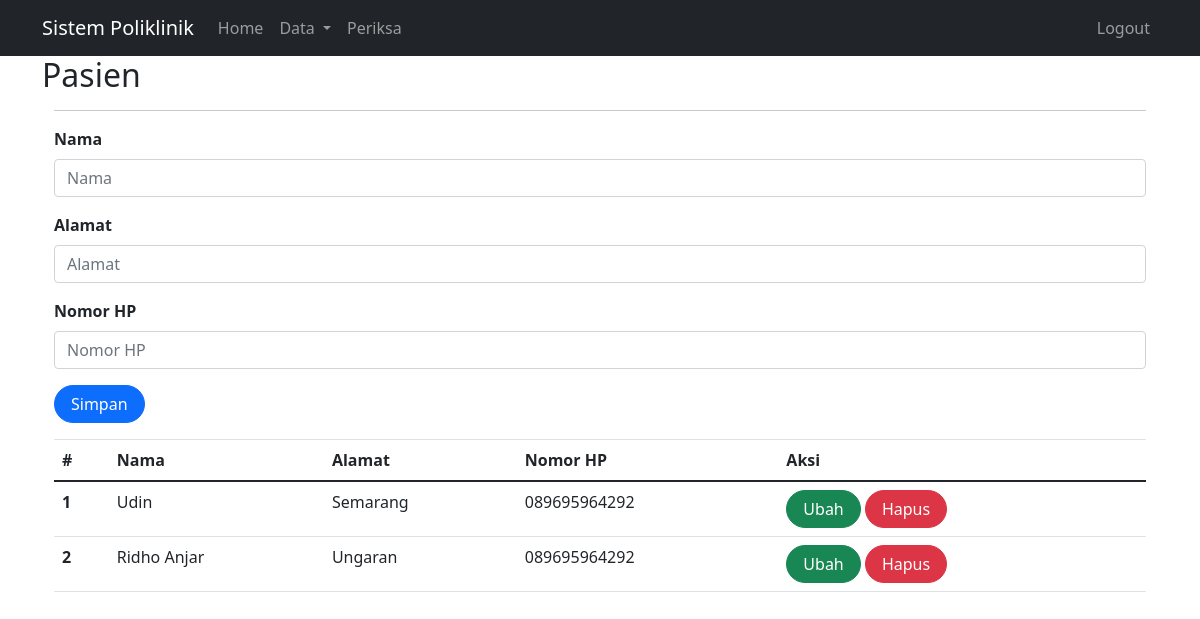
Page /index.php?page=pasien (signed in) on the committed database.
### tables this page shows
CREATE TABLE `pasien` (
  `id` int(11) NOT NULL,
  `nama` varchar(255) DEFAULT NULL,
  `alamat` varchar(255) DEFAULT NULL,
  `no_hp` varchar(50) DEFAULT NULL
);

### pasien.php (the view, shortened to what this page needs)
<?php
include_once("koneksi.php");
?>
<!DOCTYPE html>
<html lang="en">
<head>
    <link rel="stylesheet" href="assets/css/bootstrap.css">
    <link href="https://cdn.jsdelivr.net/npm/bootstrap@5.0.2/dist/css/bootstrap.min.css"
    rel="stylesheet"
>
</head>
<body class="body">
<div class="container">
    <hr>
    <form class="form row" method="POST" action="" name="myForm" onsubmit="return validate();">
        <?php
        $nama = '';
        $alamat = '';
        $no_hp = '';
        ?>
        <div class="form-group">
            <label for="inputNama" class="form-label fw-bold">
                Nama
            </label>
            <input type="text" class="form-control" name="nama" id="inputNama" placeholder="Nama" value="<?php echo $nama; ?>">
        </div>
        <div class="form-group">
            <label for="inputAlamat" class="form-label fw-bold">
                Alamat
            </label>
            <input type="text" class="form-control" name="alamat" id="inputAlamat" placeholder="Alamat" value="<?php echo $alamat; ?>">
        </div>
        <div class="form-group">
            <label for="inputNoHP" class="form-label fw-bold">
                Nomor HP
            </label>
            <input type="text" class="form-control" name="no_hp" id="inputNoHP" placeholder="Nomor HP" value="<?php echo $no_hp; ?>">
        </div>
        <div class="form-group">
            <button type="submit" class="btn btn-primary rounded-pill px-3" name="simpan">Simpan</button>
        </div>
    </form>
    <table class="table table-hover">
        <thead>
            <tr>
                <th scope="col">#</th>
                <th scope="col">Nama</th>
                <th scope="col">Alamat</th>
                <th scope="col">Nomor HP</th>
                <th scope="col">Aksi</th>
            </tr>
        </thead>
        <tbody>
            <?php
            $result = mysqli_query(
                $mysqli,"SELECT * FROM pasien"
            );
            $no = 1;
            while ($data = mysqli_fetch_array($result)) {
            ?>
                <tr>
                    <th scope="row"><?php echo $no++ ?></th>
                    <td><?php echo $data['nama'] ?></td>
                    <td><?php echo $data['alamat'] ?></td>
                    <td><?php echo $data['no_hp'] ?></td>
                    <td>
                        <a class="btn btn-success rounded-pill px-3"
                        href="pasien.php?id=<?php echo $data['id'] ?>">Ubah
                        </a>
                        <a class="btn btn-danger rounded-pill px-3"
                        href="pasien.php?id=<?php echo $data['id'] ?>&aksi=hapus">Hapus
                        </a>
                    </td>
                </tr>
            <?php
            }
            ?>
        </tbody>
    </table>
</div>
</body>
</html>

### rows in the picture
pasien: nama "Udin", alamat "Semarang", no_hp "089695964292"
pasien: nama "Ridho Anjar", alamat "Ungaran", no_hp "089695964292"

### other values in the picture
$_GET['page'] "Pasien"
